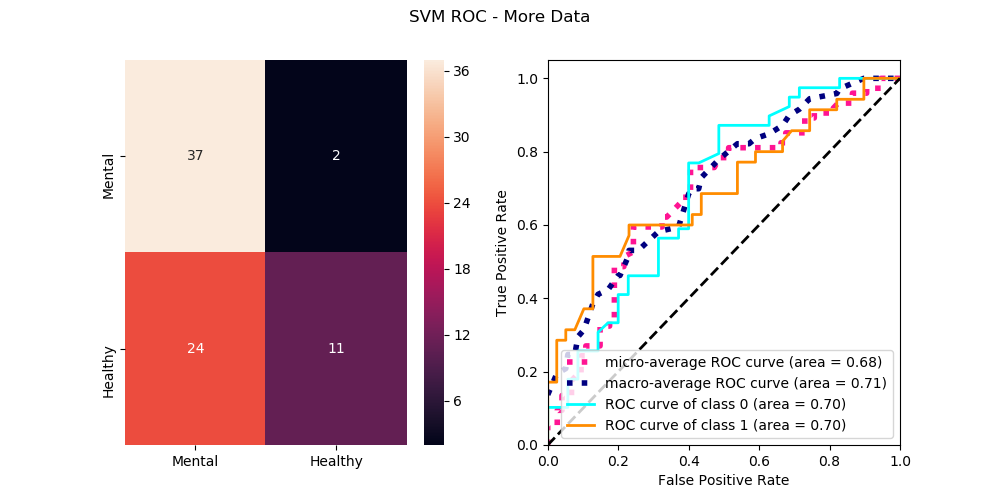

Source code (Python):
import pandas as pd  
import numpy as np  
import csv
from sklearn.model_selection import train_test_split
from sklearn.svm import SVC, LinearSVC
import time 
import datetime
import os
from sklearn.metrics import classification_report, confusion_matrix
import matplotlib.pyplot as plt
from itertools import cycle
import seaborn as sns

from sklearn import svm, datasets
from sklearn.metrics import roc_curve, roc_auc_score, auc
from sklearn.model_selection import train_test_split, GridSearchCV, StratifiedKFold
from sklearn.preprocessing import label_binarize, OneHotEncoder, LabelEncoder
from sklearn.multiclass import OneVsRestClassifier
from scipy import interp
from sklearn.ensemble import RandomForestClassifier

from joblib import dump, load

class ClassifySVM:
    def __init__(self, features, labels, X_test, X_train, y_test, y_train):
        self.paths = list(())
        self.labels = list(())
        self.data = list(())
        self.lengths = []
        self.featuredData = features
        self.fullLabels = list(())
        self.max = 0
        self.svclassifier = None 
        self.confusion = None
        self.report = None
        self.proper_labels = labels
        self.X_train = X_train
        self.X_test = X_test
        self.y_test = y_test
        self.y_train = y_train
        self.classifyR = None
        self.misclassifiedIndex = None

    def findBestParameters(self, svc):
        Cs = [0.001, 0.01, 0.1, 1, 10]
        gammas = [0.00001, 0.0001, 0.001, 0.01, 0.1, 1]
        param_grid = {'C': Cs, 'gamma' : gammas}

        #cross_validation = StratifiedKFold(n_splits=10)

        grid_search = GridSearchCV(svc,
                                param_grid=param_grid,
                                cv=10)
        grid_search.fit(self.X_train, self.y_train)
        best = grid_search.best_estimator_
        bestParams = grid_search.best_params_
        print(best)
        print(bestParams)
        return best

    def svmTrain(self, toPredict):
        print("Training")
        '''self.svclassifier = SVC(C=10, cache_size=200, class_weight=None, coef0=0.0,
    decision_function_shape='ovo', degree=3, gamma=0.01, kernel='rbf',
    max_iter=-1, probability=True, random_state=None, shrinking=True, tol=0.001,
    verbose=False)'''
        #self.svclassifier = self.findBestParameters(self.svclassifier) 
        #self.svclassifier.fit(self.X_train, self.y_train)
        #toPredict.reshape(-1,1)
        self.svclassifier = load('bestSVM.joblib')
        toPredict = np.asarray(toPredict)
        print(toPredict.shape)
        y_pred = self.svclassifier.predict(toPredict) 
        print(y_pred)
        return y_pred

    def svmTrainForMetrics(self, name):
        #self.svclassifier = LinearSVC()
        #self.svclassifier = SVC(kernel='rbf', probability=True, decision_function_shape ='ovo')
        self.svclassifier = SVC(C=10, cache_size=200, class_weight=None, coef0=0.0,
    decision_function_shape='ovo', degree=3, gamma=0.01, kernel='rbf',
    max_iter=-1, probability=True, random_state=None, shrinking=True, tol=0.001,
    verbose=False)
        
        #self.svclassifier = self.findBestParameters(self.svclassifier)  
        self.svclassifier.fit(self.X_train, self.y_train)
        dump(self.svclassifier, 'bestSVM.joblib')
        y_pred = self.svclassifier.predict_proba(self.X_test)
        y_pred2 = self.svclassifier.predict(self.X_test)
    
        self.misclassifiedIndex = []
        for x in range(len(y_pred2)):
            if y_pred2[x] != self.y_test[x]:
                self.misclassifiedIndex.append(x)
        #y_pred1 = []
        #for x in range(len(y_pred)):
           # y_ary = []
            #y_ary.append(y_pred[x])
            #y_pred1.append(y_ary)
        #print(y_pred)
        self.confusion = confusion_matrix(self.y_test,y_pred2)
        self.report = classification_report(self.y_test,y_pred2)
        #y_score = self.svclassifier.decision_function(X_test) 
        metrics = [self.confusion, self.report]
        with open("SVMLog.txt", mode='a') as writeDS:
            ds_writer = csv.writer(writeDS, delimiter=',', quotechar='"', quoting=csv.QUOTE_MINIMAL, lineterminator='\n')
            ds_writer.writerows(metrics)

        onehot_encoder = OneHotEncoder(sparse=False)
        y_tests = onehot_encoder.fit_transform(self.y_test)

        print(y_pred)
        print("A")
        
        print("SHAPES")
        print(y_tests.shape)
        print(y_pred.shape)

        n_classes = y_tests.shape[1]
        print(y_tests)
        lw = 2

        fpr = dict()
        tpr = dict()
        roc_auc = dict()
        for i in range(n_classes):
            fpr[i], tpr[i], _ = roc_curve(y_tests[:, i], y_pred[:, i])
            roc_auc[i] = auc(fpr[i], tpr[i])

        # Compute micro-average ROC curve and ROC area
        fpr["micro"], tpr["micro"], _ = roc_curve(y_tests.ravel(), y_pred.ravel())
        roc_auc["micro"] = auc(fpr["micro"], tpr["micro"])

        #plot curve
        all_fpr = np.unique(np.concatenate([fpr[i] for i in range(n_classes)]))

        # Then interpolate all ROC curves at this points
        mean_tpr = np.zeros_like(all_fpr)
        for i in range(n_classes):
            mean_tpr += interp(all_fpr, fpr[i], tpr[i])

        # Finally average it and compute AUC
        mean_tpr /= n_classes

        fpr["macro"] = all_fpr
        tpr["macro"] = mean_tpr
        roc_auc["macro"] = auc(fpr["macro"], tpr["macro"])

        # Plot all ROC curves
        fig, (ax1, ax2) = plt.subplots(nrows=1,ncols=2,figsize=(10,5))
        ax1= plt.subplot(1,2,1)
        index = ['Mental','Healthy']  
        columns = ['Mental','Healthy']  
        cm_df = pd.DataFrame(self.confusion,columns,index)
        sns.heatmap(cm_df, annot=True, ax = ax1, fmt='g')
        
        ax2 = plt.subplot(1, 2,2)
        ax2.plot(fpr["micro"], tpr["micro"],
                label='micro-average ROC curve (area = {0:0.2f})'
                    ''.format(roc_auc["micro"]),
                color='deeppink', linestyle=':', linewidth=4)

        ax2.plot(fpr["macro"], tpr["macro"],
                label='macro-average ROC curve (area = {0:0.2f})'
                    ''.format(roc_auc["macro"]),
                color='navy', linestyle=':', linewidth=4)

        colors = cycle(['aqua', 'darkorange', 'cornflowerblue'])
        for i, color in zip(range(n_classes), colors):
            ax2.plot(fpr[i], tpr[i], color=color, lw=lw,
                    label='ROC curve of class {0} (area = {1:0.2f})'
                    ''.format(i, roc_auc[i]))

        ax2.plot([0, 1], [0, 1], 'k--', lw=lw)
        ax2.set_xlim([0.0, 1.0])
        ax2.set_ylim([0.0, 1.05])
        ax2.set_xlabel('False Positive Rate')
        ax2.set_ylabel('True Positive Rate')
        ax2.legend(loc="lower right")

        fig.suptitle('SVM ROC - More Data')
        plt.savefig(name)

        return plt.plot

        

    def getConfusion(self):
        return self.confusion

    def getReport(self):
        return self.report

    def getIndexes(self):
        misFeaturesIndex = []
        for x in self.misclassifiedIndex:
            misFeaturesIndex.append(self.featuredData.index(self.X_test[x]))
        return misFeaturesIndex
